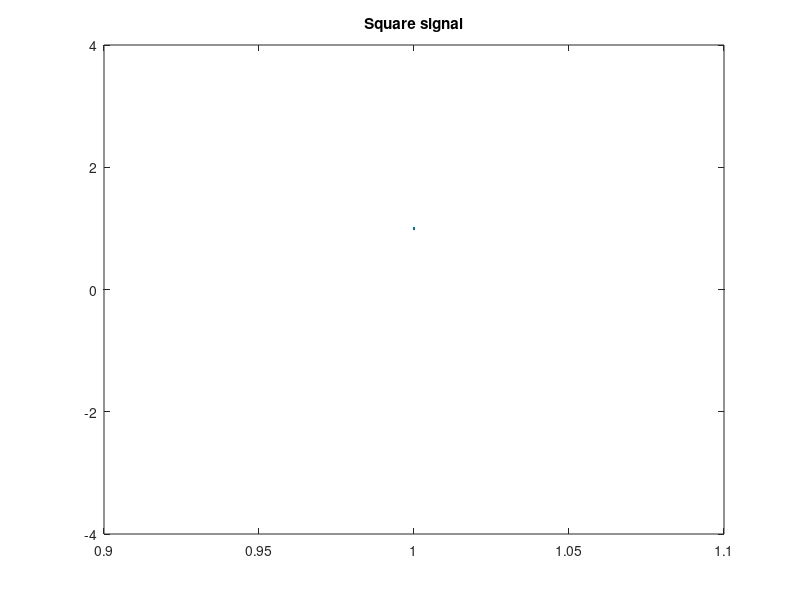

MATLAB code to generate this figure: (Note: this script raises an error after producing the figure.)
A = 3;
T = 100;

% Plot square signal

s = square(A, T);
plot(s)
ylim([-A-1, A + 1]);
title("Square signal")

%% Plot the spectrum of complex coefficients

kmax = 100;
k = -kmax:kmax;
coef = compute_complex_coef(kmax, A);
figure;
stem(k, abs(coef));

%% Signal Reconstruction using Fourier Series

s = zeros(1, T);
t = 0:1:T;

for i = 1:T
    s(i) = sum(coef.*exp(1j *(2*pi*k*i) / T));
end

% Plot signal reconstruction:

figure;
plot(real(s));
title("Signal Reconstruction");
xlim([1, T]);
